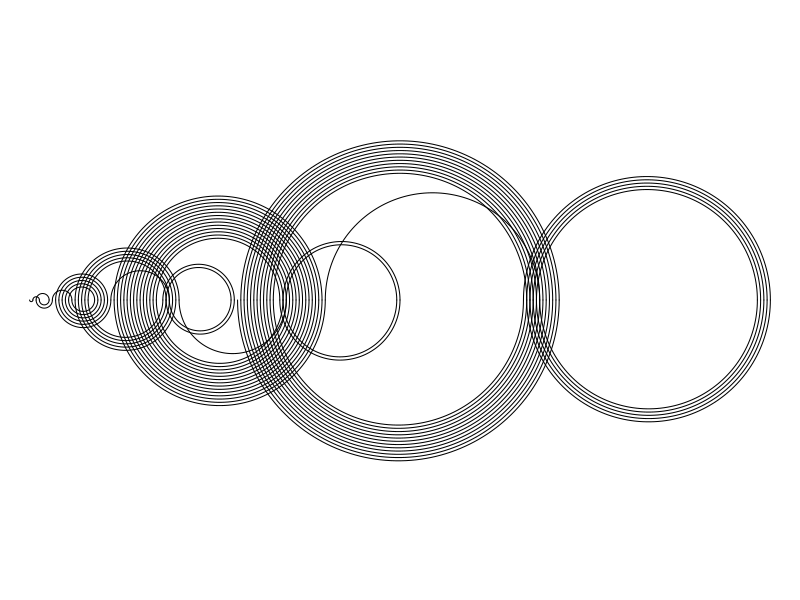

The R source for this figure:
# Sebastian Henz (2018)
# License: MIT (see file LICENSE for details)
#
# Entry in the On-Line Encyclopedia of Integer Sequences:
# https://oeis.org/A005132
#
# Numberphile video:
# https://www.youtube.com/watch?v=FGC5TdIiT9U


recaman <- function(n) {
    recaman_seq <- integer(n + 1)
    if (n == 0) return(recaman_seq)
    for (i in 1:n) {
        last <- recaman_seq[i]
        difference <- last - i
        if (difference <= 0 | difference %in% recaman_seq) {
            recaman_seq[i + 1] <- last + i
        } else {
            recaman_seq[i + 1] <- difference
        }
    }
    recaman_seq
}


plot_semicircle <- function(x, y, radius, n_approx, side, ...) {
    # Draw a semicircle into an existing plot. The semicircle begins and
    # ends at the horizontal line.
    # x, y: Circle center.
    # radius: Circle radius.
    # n_approx: Number of points to approximate the circle.
    # side: Either 1 or -1. Draw above horizontal if positive
    #     and below if negative.
    # ...: Further arguments to be passed to lines().
    rs <- seq(0, pi, length.out = n_approx)
    xc <- x + radius * cos(rs) * side
    yc <- y + radius * sin(rs) * side
    lines(xc, yc, ...)
}


plot_recaman_semicircles <- function(recaman_seq, res_circles = 100) {
    # res_circles: Resolution of the semicircles, number of points
    #     to approximate circle shape.
    radii <- abs(diff(recaman_seq)) / 2
    centers <- (head(recaman_seq, -1) + recaman_seq[-1]) / 2
    side <- rep(c(-1, 1), length.out = length(recaman_seq) - 1)

    opar <- par(no.readonly = TRUE)
    on.exit(par(opar))
    par(mar = rep(0, 4))
    plot(
        NA,
        NA,
        xlim = c(0, max(recaman_seq)),
        ylim = c(-max(radii), max(radii)),
        asp = 1,
        bty = "n",
        ann = FALSE,
        axes = FALSE
    )
    for (i in seq_along(radii)) {
        plot_semicircle(centers[i], 0, radii[i], res_circles, side[i])
    }
}


r <- recaman(99)
r
plot_recaman_semicircles(r)
